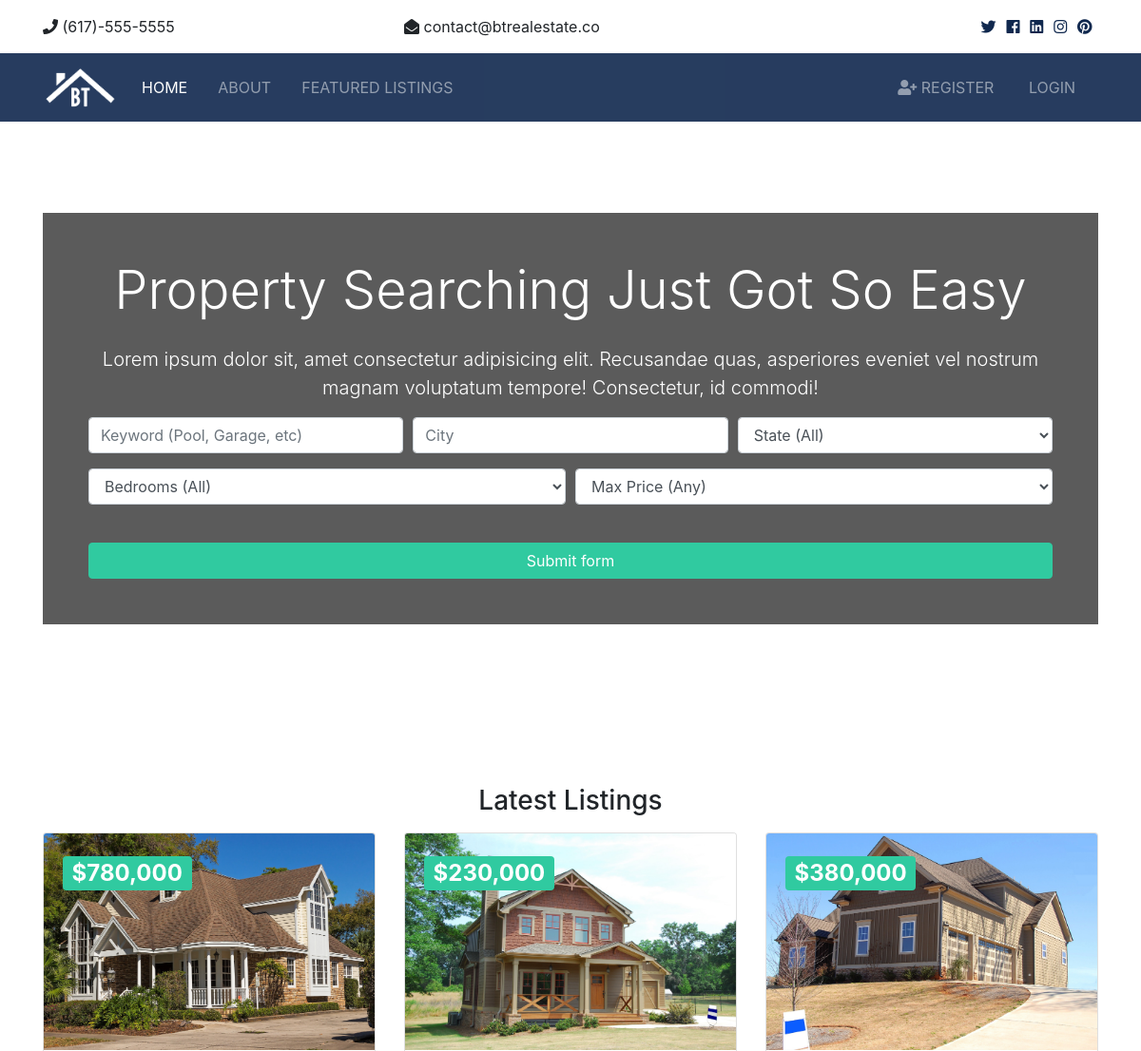
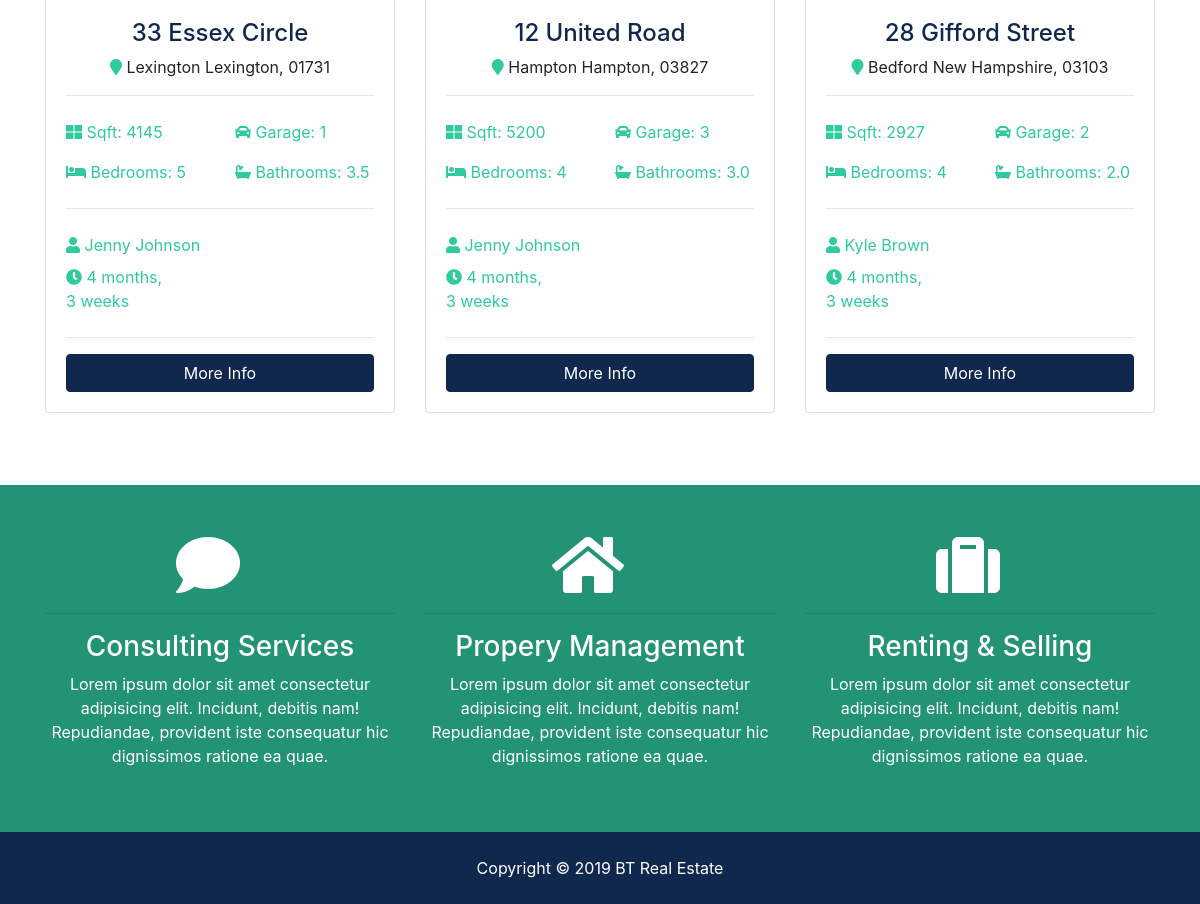
The page / on the database its author committed (2 pictures, top to bottom).
### listings/models.py (models this page shows, shortened)
class Listing(models.Model):
    realtor = models.ForeignKey(Realtor, on_delete=models.DO_NOTHING)
    title = models.CharField(max_length=200)
    address = models.CharField(max_length=200)
    city = models.CharField(max_length=100)
    state = models.CharField(max_length=100)
    zipcode = models.CharField(max_length=20)
    description = models.TextField(blank=True)
    price = models.IntegerField()
    bedrooms = models.IntegerField()
    bathrooms = models.DecimalField(max_digits=2, decimal_places=1)
    garage = models.IntegerField(default=0)
    sqft = models.IntegerField()
    lot_size = models.DecimalField(max_digits=5, decimal_places=1)
    photo_main = models.ImageField(upload_to='photos/%Y/%m/%d/')
    photo_1 = models.ImageField(upload_to='photos/%Y/%m/%d/', blank=True)
    photo_2 = models.ImageField(upload_to='photos/%Y/%m/%d/', blank=True)
    photo_3 = models.ImageField(upload_to='photos/%Y/%m/%d/', blank=True)
    photo_4 = models.ImageField(upload_to='photos/%Y/%m/%d/', blank=True)
    photo_5 = models.ImageField(upload_to='photos/%Y/%m/%d/', blank=True)
    photo_6 = models.ImageField(upload_to='photos/%Y/%m/%d/', blank=True)
    is_published = models.BooleanField(default=True)
    list_date = models.DateTimeField(default=datetime.now, blank=True)

### realtors/models.py (models this page shows)
class Realtor(models.Model):
    name = models.CharField(max_length=200)
    photo = models.ImageField(upload_to='photos/%Y/%m/%d/')
    description = models.TextField(blank=True)
    phone = models.CharField(max_length=20)
    email = models.CharField(max_length=50)
    is_mvp = models.BooleanField(default=False)
    hire_date = models.DateTimeField(default=datetime.now, blank=True)
    def __str__(self):
        return self.name

### pages/views.py (the view)
# urls.py: path('', views.index, name='listings'),
def index(request):
    listings = Listing.objects.order_by('-list_date').filter(is_published=True)[:3]
    context = {
        'listings': listings,
        'state_choices': state_choices,
        'bedroom_choices': bedroom_choices,
        'price_choices': price_choices
    }
    return render(request, 'pages/index.html', context)

### templates/pages/index.html (shortened to what this page needs)
{% extends 'base.html' %}
{% load humanize %}
{% block content %}
<section id="showcase">
    <div class="container text-center">
        <div class="home-search p-5">
            <div class="overlay p-5">
                <h1 class="display-4 mb-4">
                    Property Searching Just Got So Easy
                </h1>
                <p class="lead">Lorem ipsum dolor sit, amet consectetur adipisicing elit. Recusandae quas, asperiores
                    eveniet vel nostrum magnam
                    voluptatum tempore! Consectetur, id commodi!</p>
                <div class="search">
                    <form action="{% url 'search' %}">
                        <div class="form-row">
                            <div class="col-md-4 mb-3">
                                <input type="text" name="keywords" class="form-control"
                                    placeholder="Keyword (Pool, Garage, etc)">
                            </div>
                            <div class="col-md-4 mb-3">
                                <input type="text" name="city" class="form-control" placeholder="City">
                            </div>
                            <div class="col-md-4 mb-3">
                                <select name="state" class="form-control">
                                    <option selected="true" disabled="disabled">State (All)</option>
                                </select>
                            </div>
                        </div>
                        <div class="form-row">
                            <div class="col-md-6 mb-3">
                                <select name="bedrooms" class="form-control">
                                    <option selected="true" disabled="disabled">Bedrooms (All)</option>
                                </select>
                            </div>
                            <div class="col-md-6 mb-3">
                                <select name="price" class="form-control" id="type">
                                    <option selected="true" disabled="disabled">Max Price (Any)</option>
                                </select>
                            </div>
                        </div>
                        <button class="btn btn-secondary btn-block mt-4" type="submit">Submit form</button>
                    </form>
                </div>
            </div>
        </div>
    </div>
</section>
<section id="listings" class="py-5">
    <div class="container">
        <h3 class="text-center mb-3">Latest Listings</h3>
        <div class="row">
            {% if listings %}
            {% for listing in listings %}
            <div class="col-md-6 col-lg-4 mb-4">
                <div class="card listing-preview">
                    <img class="card-img-top" src="{{ listing.photo_main.url }}" alt="">
                    <div class="card-img-overlay">
                        <h2>
                            <span class="badge badge-secondary text-white">${{listing.price | intcomma}}</span>
                        </h2>
                    </div>
                    <div class="card-body">
                        <div class="listing-heading text-center">
                            <h4 class="text-primary">{{listing.title}}</h4>
                            <p>
                                <i class="fas fa-map-marker text-secondary"></i> {{listing.city}} {{listing.state}}, {{listing.zipcode}}</p>
                        </div>
                        <hr>
                        <div class="row py-2 text-secondary">
                            <div class="col-6">
                                <i class="fas fa-th-large"></i> Sqft: {{listing.sqft}}</div>
                            <div class="col-6">
                                <i class="fas fa-car"></i> Garage: {{listing.garage}}</div>
                        </div>
                        <div class="row py-2 text-secondary">
                            <div class="col-6">
                                <i class="fas fa-bed"></i> Bedrooms: {{listing.bedrooms}}</div>
                            <div class="col-6">
                                <i class="fas fa-bath"></i> Bathrooms: {{listing.bathrooms}}</div>
                        </div>
                        <hr>
                        <div class="row py-2 text-secondary">
                            <div class="col-6">
                                <i class="fas fa-user"></i> {{listing.realtor}}</div>
                        </div>
                        <div class="row text-secondary pb-2">
                            <div class="col-6">
                                <i class="fas fa-clock"></i> {{listing.list_date | timesince}}</div>
                        </div>
                        <hr>
                        <a href="{% url 'listing' listing.id %}" class="btn btn-primary btn-block">More Info</a>
                    </div>
                </div>
            </div>
            {% endfor %}
            {% else %}
            <div class="col-md-12">
                <p>No Listings Available</p>
            </div>
            {% endif %}
        </div>
    </div>
</section>
<section id="services" class="py-5 bg-secondary text-white">
    <div class="container">
        <div class="row text-center">
            <div class="col-md-4">
                <i class="fas fa-comment fa-4x mr-4"></i>
                <hr>
                <h3>Consulting Services</h3>
                <p>Lorem ipsum dolor sit amet consectetur adipisicing elit. Incidunt, debitis nam! Repudiandae,
                    provident iste consequatur
                    hic dignissimos ratione ea quae.</p>
            </div>
            <div class="col-md-4">
                <i class="fas fa-home fa-4x mr-4"></i>
                <hr>
                <h3>Propery Management</h3>
                <p>Lorem ipsum dolor sit amet consectetur adipisicing elit. Incidunt, debitis nam! Repudiandae,
                    provident iste consequatur
                    hic dignissimos ratione ea quae.</p>
            </div>
            <div class="col-md-4">
                <i class="fas fa-suitcase fa-4x mr-4"></i>
                <hr>
                <h3>Renting & Selling</h3>
                <p>Lorem ipsum dolor sit amet consectetur adipisicing elit. Incidunt, debitis nam! Repudiandae,
                    provident iste consequatur
                    hic dignissimos ratione ea quae.</p>
            </div>
        </div>
    </div>
</section>
{% endblock %}

### btre/static/css/all.css (style rules this page uses)
.fa, .fas, .far, .fal, .fab { -moz-osx-font-smoothing: grayscale; -webkit-font-smoothing: antialiased; display: inline-block; font-style: normal; font-variant: normal; text-rendering: auto; line-height: 1; }
.fa-4x { font-size: 4em; }
.fa-bath:before { content: "\f2cd"; }
.fa-bed:before { content: "\f236"; }
.fa-car:before { content: "\f1b9"; }
.fa-clock:before { content: "\f017"; }
.fa-comment:before { content: "\f075"; }
.fa-home:before { content: "\f015"; }
.fa-map-marker:before { content: "\f041"; }
.fa-suitcase:before { content: "\f0f2"; }
.fa-th-large:before { content: "\f009"; }
.fa-user:before { content: "\f007"; }
.fa, .fas { font-family: 'Font Awesome 5 Free'; font-weight: 900; }

### btre/static/css/style.css (style rules this page uses)
.btn-secondary { color: #fff !important; }
img { width: 100%; }
#showcase { background: url(../img/showcase.jpg) no-repeat top center fixed/cover; position: relative; min-height: 650px; color: #fff; padding-top: 6rem; }
#showcase .home-search { min-height: 400px; position: relative; border-radius: 5px; }
#showcase .overlay { content: ''; position: absolute; top: 0; left: 0; min-height: 400px; width: 100%; background: rgba(51, 51, 51, 0.8); }
#services { background: url(../img/building.jpg) no-repeat top center fixed/cover; min-height: 300px; position: relative; overflow: hidden; }
#services::before { content: ''; position: absolute; top: 0; left: 0; min-height: 100%; width: 100%; background: rgba(32, 134, 107, 0.8); }
.listing-preview a { position: relative; }

### rows shown on the page
Listing: photo_main (picture), price "780,000", title "33 Essex Circle", city "Lexington", state "Lexington", zipcode "01731", sqft "4145", garage "1", bedrooms "5", bathrooms "3.5", realtor "Jenny Johnson", list_date "4 months, 3 weeks"
Listing: photo_main (picture), price "230,000", title "12 United Road", city "Hampton", state "Hampton", zipcode "03827", sqft "5200", garage "3", bedrooms "4", bathrooms "3.0", realtor "Jenny Johnson", list_date "4 months, 3 weeks"
Listing: photo_main (picture), price "380,000", title "28 Gifford Street", city "Bedford", state "New Hampshire", zipcode "03103", sqft "2927", garage "2", bedrooms "4", bathrooms "2.0", realtor "Kyle Brown", list_date "4 months, 3 weeks"
